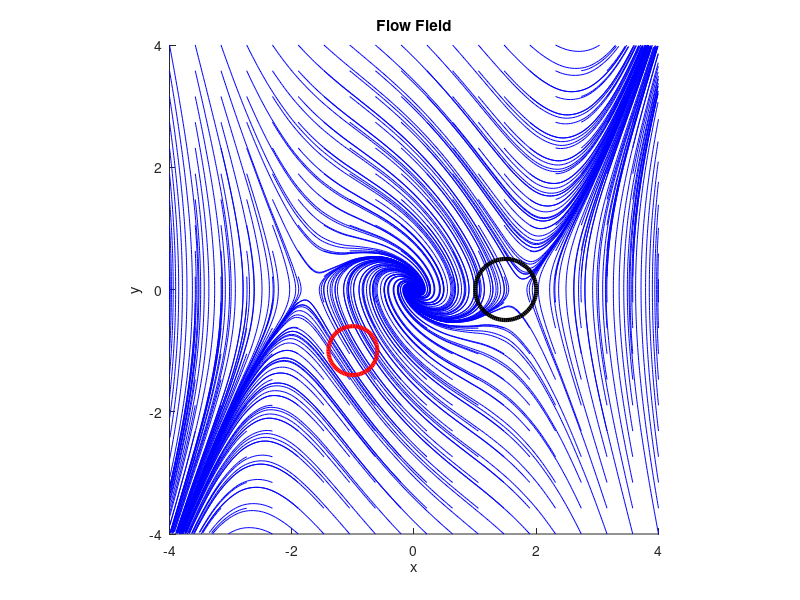

Write MATLAB code to recreate this figure.
% Test plotting a vector field
% Example from 'On Analysis and Synthesis of Safe Control Laws'
% by Anders Rantzer and Stephen Prajna

m = 4;
N = 20;

[x, y] = meshgrid(linspace(-m, m, N));

xdot = y;
ydot = -x + (1/3).* x.^3 - y;

%quiver(x, y, xdot, ydot)

%initial and unsafe sets
theta = linspace(0, 2*pi, 100);
circ = [cos(theta); sin(theta)];
X0 = [1.5; 0] + circ*0.5;
Xu = [-1; -1] + circ*0.4;
%p(x) = -(x+1)^2 + (y+1)^2

figure(1)
hold on
streamline(x, y, xdot, ydot, x, y)
plot(X0(1, :), X0(2, :), 'k', 'Linewidth', 3)
plot(Xu(1, :), Xu(2, :), 'r', 'Linewidth', 3)

hold off
axis square
xlabel('x')
ylabel('y')
title('Flow Field')